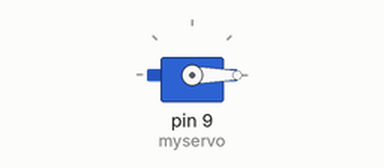
This sketch was run on a simulated Arduino Uno, built with avr-gcc and run on an emulated ATmega328P. Parts: servo.

Above: at 0.05 s.
At 1.0 s:
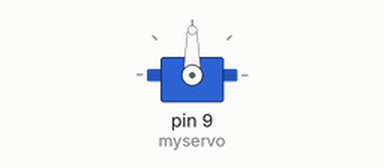
Timing chart, 0 to 7.8 s (numbered marks = the images above):
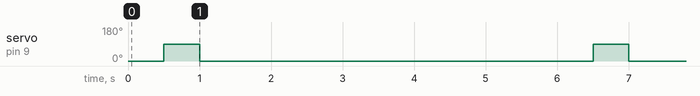

The sketch:

Servo_Code_1.ino
```cpp
#include <Servo.h>

Servo myservo;  // create servo object to control a servo
// twelve servo objects can be created on most boards

int pos = 0;    // variable to store the servo position
int opentime = 500; // Opens quickly deposits M&M then closes
int closetime= 5000; // Servo will be closed for this amount of time e.g 5 seconds
void setup() {
  myservo.attach(9);  // attaches the servo on pin 9 to the servo object
}

void loop() {
  for (pos = 0; pos <= 90; pos += 90) { // goes from 0 degrees to 90 degrees
    // in steps of 90 degree
    myservo.write(pos);              // tell servo to go to position in variable 'pos'
    delay(opentime);                       // waits delaytime for the servo to reach the position
  }

    myservo.write(0);              //
    delay(closetime);                       //Servo will be closed for this amount of time
  }
```

Measured:
- by itself, servo on pin 9 (myservo): alternates 90° for 0.50 s and 0° for 5.5 s
